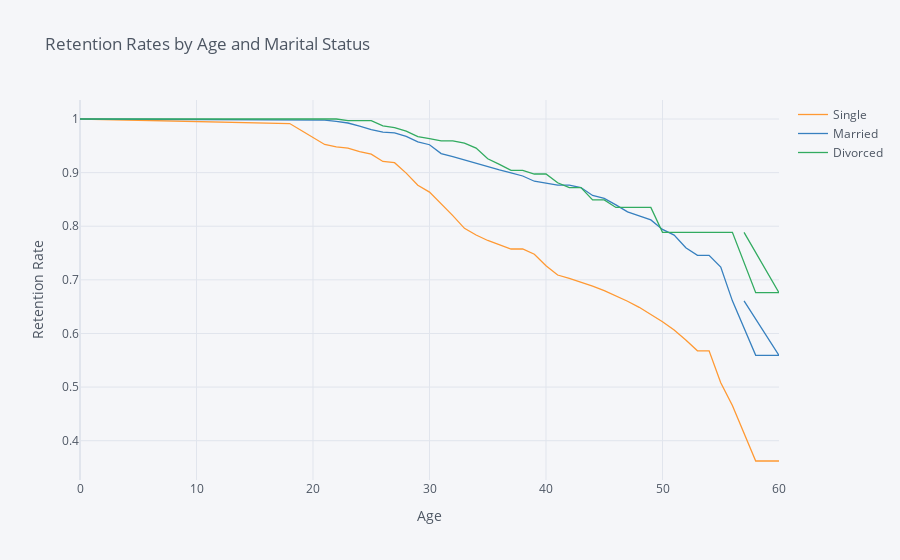

This figure's notebook cell:
### Markdown cell above
## 5. Let's also look at the marital status curves by employee age. Generate and plot the survival curves showing retention rates by marital status and age.

### Code cell
rates = survival(data, 'MaritalStatus', 'Age', 'Attrition')

rates.iplot(kind='line', xTitle='Age', yTitle='Retention Rate',
            title='Retention Rates by Age and Marital Status')

### Figure 1 — Plotly figure (JSON) as saved in the notebook; plotly's stock layout.template omitted (floating-point values rounded to 4 significant figures)
{"data": [{"line": {"color": "rgba(255, 153, 51, 1.0)", "dash": "solid", "shape": "linear", "width": 1.3}, "mode": "lines", "name": "Single", "text": "", "type": "scatter", "x": [0, 18, 19, 20, 21, 22, 23, 24, 25, 26, 27, 28, 29, 30, 31, 32, 33, 34, 35, 36, 37, 38, 39, 40, 41, 42, 43, 44, 45, 46, 47, 48, 49, 50, 51, 52, 53, 54, 55, 56, 58, 59, 60, 57], "y": [1, 0.9915, 0.9786, 0.9657, 0.9525, 0.9481, 0.9459, 0.9391, 0.9346, 0.9208, 0.9185, 0.899, 0.8765, 0.8636, 0.8421, 0.8198, 0.7961, 0.7837, 0.7734, 0.7659, 0.7575, 0.7575, 0.7477, 0.7263, 0.709, 0.7027, 0.6957, 0.6882, 0.6799, 0.6705, 0.6601, 0.6488, 0.636, 0.6219, 0.6064, 0.588, 0.5677, 0.5677, 0.508, 0.4656, 0.3622, 0.3622, 0.3622, ""]}, {"line": {"color": "rgba(55, 128, 191, 1.0)", "dash": "solid", "shape": "linear", "width": 1.3}, "mode": "lines", "name": "Married", "text": "", "type": "scatter", "x": [0, 18, 19, 20, 21, 22, 23, 24, 25, 26, 27, 28, 29, 30, 31, 32, 33, 34, 35, 36, 37, 38, 39, 40, 41, 42, 43, 44, 45, 46, 47, 48, 49, 50, 51, 52, 53, 54, 55, 56, 58, 59, 60, 57], "y": [1, 0.9978, 0.9978, 0.9978, 0.9978, 0.9955, 0.9925, 0.9865, 0.9804, 0.9757, 0.9741, 0.9675, 0.9573, 0.952, 0.9355, 0.9297, 0.9235, 0.9171, 0.9103, 0.9052, 0.8996, 0.8937, 0.884, 0.8805, 0.8766, 0.8766, 0.8721, 0.8574, 0.8521, 0.8399, 0.8267, 0.8195, 0.8118, 0.7941, 0.7835, 0.7598, 0.7457, 0.7457, 0.7238, 0.6608, 0.5592, 0.5592, 0.5592, 0.6608]}, {"line": {"color": "rgba(50, 171, 96, 1.0)", "dash": "solid", "shape": "linear", "width": 1.3}, "mode": "lines", "name": "Divorced", "text": "", "type": "scatter", "x": [0, 18, 19, 20, 21, 22, 23, 24, 25, 26, 27, 28, 29, 30, 31, 32, 33, 34, 35, 36, 37, 38, 39, 40, 41, 42, 43, 44, 45, 46, 47, 48, 49, 50, 51, 52, 53, 54, 55, 56, 58, 59, 60, 57], "y": [1, 1, 1, 1, 1, 1, 0.9969, 0.9969, 0.9969, 0.9873, 0.9841, 0.9774, 0.967, 0.9633, 0.9594, 0.9594, 0.955, 0.9458, 0.9258, 0.9153, 0.9041, 0.9041, 0.8974, 0.8974, 0.8811, 0.8719, 0.8719, 0.849, 0.849, 0.8351, 0.8351, 0.8351, 0.8351, 0.7887, 0.7887, 0.7887, 0.7887, 0.7887, 0.7887, 0.7887, 0.676, 0.676, 0.676, 0.7887]}], "layout": {"autosize": true, "legend": {"bgcolor": "#F5F6F9", "font": {"color": "#4D5663"}}, "paper_bgcolor": "#F5F6F9", "plot_bgcolor": "#F5F6F9", "title": {"font": {"color": "#4D5663"}, "text": "Retention Rates by Age and Marital Status"}, "xaxis": {"autorange": true, "gridcolor": "#E1E5ED", "range": [0, 60], "showgrid": true, "tickfont": {"color": "#4D5663"}, "title": {"font": {"color": "#4D5663"}, "text": "Age"}, "type": "linear", "zerolinecolor": "#E1E5ED"}, "yaxis": {"autorange": true, "gridcolor": "#E1E5ED", "range": [0.3267, 1.035], "showgrid": true, "tickfont": {"color": "#4D5663"}, "title": {"font": {"color": "#4D5663"}, "text": "Retention Rate"}, "type": "linear", "zerolinecolor": "#E1E5ED"}}}
